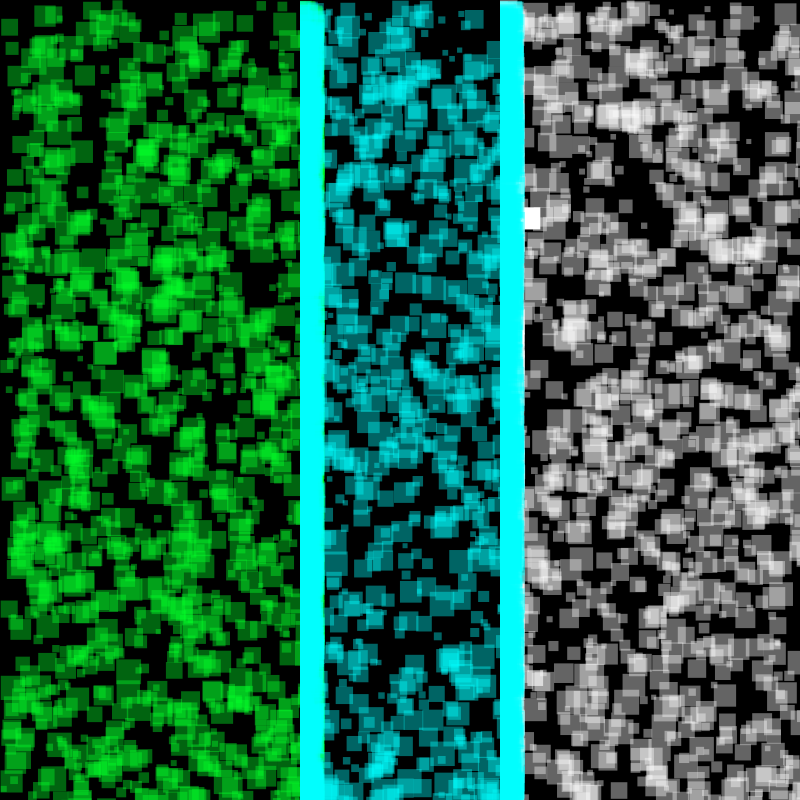
Frame 1 (no input)
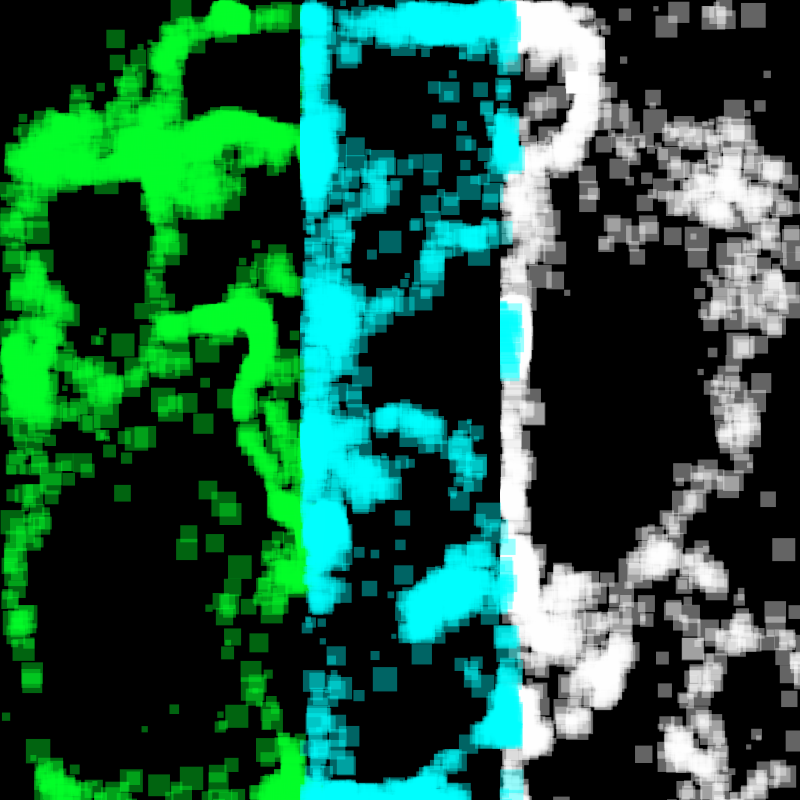
Frame 60 (the mouse pressed at the canvas centre just before this capture)
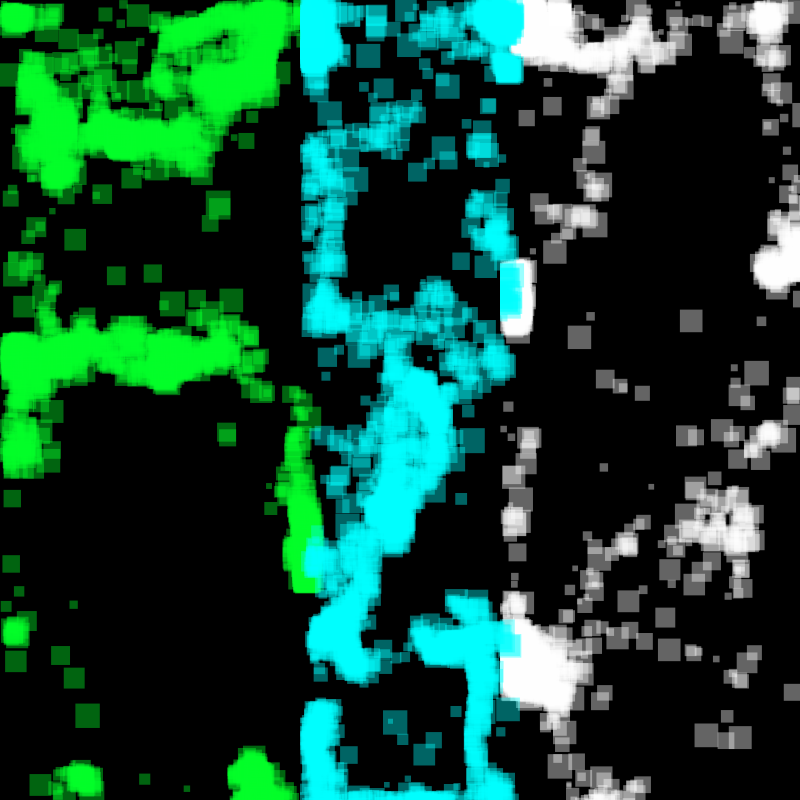
Frame 120 (the mouse held since frame 60 and released just before this capture)

The Processing sketch that drew these frames (run headless with seeded random() and noise(); from frame 60 on, the mouse is pressed at the canvas centre):

// Processing sketch: processing_76461
// ── processing_76461.pde

float x,y,vx,vy,rad,drag;
float a = 0;
float b = 0;
float c, d;
float va,vb,gravity;

Particle p;
Particle[] ps;
//array...

Outside q;
Outside[] qs;

Inside r;
Inside[] rs;

void setup()
{
 size(800,800); 
 x = random(width);
 y = random(height);
 vx = random(-1,1);
 vy = random(-1,1);
 rad = random(5,25);
 drag = .97;
 ellipseMode(CENTER);
 
 // construct the class...
 p = new Particle();
 q = new Outside();
 r = new Inside();
 //construct the array
 qs = new Outside[3000];
 ps =new Particle[3000];
 rs =new Inside[3000];
 
 //fill the array with particle objects
 for(int i = 0; i < ps.length; i++)
 {
   ps[i] = new Particle();
 }
  for(int i = 0; i < qs.length; i++)
 {
   qs[i] = new Outside();
 }
 for(int i = 0; i < rs.length; i++)
 {
   rs[i] = new Inside();
 }
 noStroke();
 smooth();
}


void draw()
{
background(0);
x+=vx;
y+=vy;

vx+=noise(x*.01,y*.01,frameCount*.01)-.5;
vy+=noise(frameCount*.01,x*.01,y*.01)-.5;
vx*=drag;
vy*=drag;

//keep the object inbound.
//left bound
if(x < 500)
{
  vx*=-1;
x = 500;
}

//right bound
if(x > 800)
{
  vx = vx*-1;
x = 800;
}

//top
if(y < 0)
{
  vy*=-1;
y = 0;
}

//bottom
if(y > height)
{
  vy*=-1;
y = height;
}

fill(255);

pushMatrix();
translate(x,y);
rect(0,0,rad,rad);
popMatrix();

q.updat();
p.update();
q.displa();
p.display();
r.upda();
r.displai();

 for(int i = 0; i < ps.length; i++)
 {
    ps[i].update();
    ps[i].display(); 
 }
 for(int i = 0; i < qs.length; i++)
 {
    qs[i].updat();
    qs[i].displa();
 }
  for(int i = 0; i < rs.length; i++)
 {
    rs[i].upda();
    rs[i].displai();
 }
}

//end of draw..
void mouseReleased()
{
 for(int i = 0; i < ps.length; i++)
 {
   ps[i].reset();
 }
 for(int i = 0; i < qs.length; i++)
 {
   qs[i].rese();
 }
 for(int i = 0; i < rs.length; i++)
 {
   rs[i].res();
 }
}




class Particle
{
  //local to the the class
float x,y,vx,vy,rad,drag;

//constructor function
//must match the class name and is case sensitive...
Particle()
{
 x = random(width);
 y = random(height);
 vx = random(-1,1);
 vy = random(-1,1);
 rad = random(5,25);
 drag = .97;
}

// a function in a class is call a 'memeber' of the class..
//variables delcared in a class are 'fields' of a class.

void update()
{
  x+=vx;
y+=vy;

vx+=noise(x*.01,y*.01,frameCount*.01)-.5;
vy+=noise(frameCount*.01,x*.01,y*.01)-.5;
vx*=drag;
vy*=drag;

//keep the object inbound.
//left bound
if(x < 0)
{
  vx*=-1;
x = 0;
}

//right bound
if(x > 300)
{
  vx = vx*-1;
x = 300;
}

//top
if(y < 00)
{
  vy*=-1;
y = 00;
}

//bottom
if(y > height)
{
  vy*=-1;
y = height;
}
}
// end of the update member function of the class...
void display()
{
  fill(2,255,41,100);
pushMatrix();
translate(x,y);
rect(0,0,rad,rad);
popMatrix();
  }

void reset()
{
x = mouseX+random(-10,10);
y = mouseY+random(-10,10);

}
}





class Outside
{
  //local to the the class
float x,y,vx,vy,rad,drag;

//constructor function
//must match the class name and is case sensitive...
Outside()
{
 x = random(width);
 y = random(height);
 vx = random(-1,1);
 vy = random(-1,1);
 rad = random(5,25);
 drag = .97;
}

// a function in a class is call a 'memeber' of the class..
//variables delcared in a class are 'fields' of a class.

void updat()
{
  x+=vx;
y+=vy;

vx+=noise(x*.01,y*.01,frameCount*.01)-.5;
vy+=noise(frameCount*.01,x*.01,y*.01)-.5;
vx*=drag;
vy*=drag;

//keep the object inbound.
//left bound
if(x < 500)
{
  vx*=-1;
x = 500;
}

//right bound
if(x > 800)
{
  vx = vx*-1;
x = 800;
}

//top
if(y < 00)
{
  vy*=-1;
y =00;
}

//bottom
if(y > height)
{
  vy*=-1;
y = height;
}

}
// end of the update member function of the class...
void displa()
{
  fill(255,255,255,100);
pushMatrix();
translate(x,y);
rect(0,0,rad,rad);
popMatrix();
  }

void rese()
{
x = mouseX+random(-10,10);
y = mouseY+random(-10,10);

}


}


class Inside
{
  //local to the the class
float x,y,vx,vy,rad,drag;

//constructor function
//must match the class name and is case sensitive...
Inside()
{
 x = random(width);
 y = random(height);
 vx = random(-1,1);
 vy = random(-1,1);
 rad = random(5,25);
 drag = .97;
}

// a function in a class is call a 'memeber' of the class..
//variables delcared in a class are 'fields' of a class.

void upda()
{
  x+=vx;
y+=vy;

vx+=noise(x*.01,y*.01,frameCount*.01)-.5;
vy+=noise(frameCount*.01,x*.01,y*.01)-.5;
vx*=drag;
vy*=drag;

//keep the object inbound.
//left bound
if(x < 300)
{
  vx*=-1;
x = 300;
}

//right bound
if(x > 500)
{
  vx = vx*-1;
x = 500;
}

//top
if(y < 00)
{
  vy*=-1;
y = 00;
}

//bottom
if(y > height)
{
  vy*=-1;
y = height;
}

}
// end of the update member function of the class...
void displai()
{
  fill(0,255,255,100);
pushMatrix();
translate(x,y);
rect(0,0,rad,rad);
popMatrix();
  }

void res()
{
x = mouseX+random(-10,10);
y = mouseY+random(-10,10);

}


}
